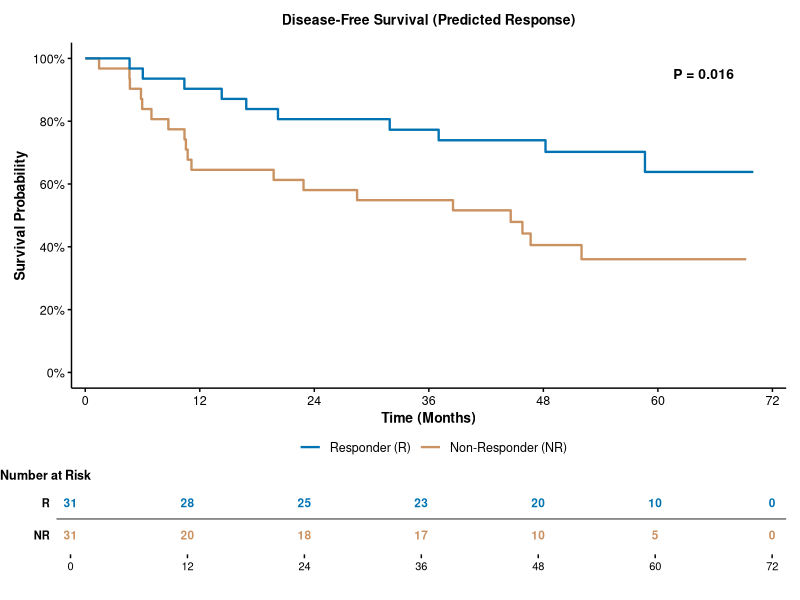
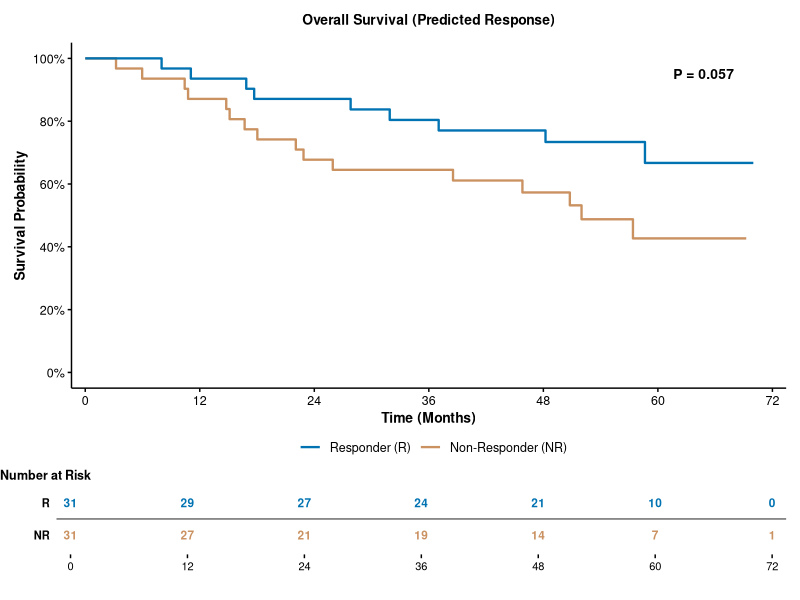
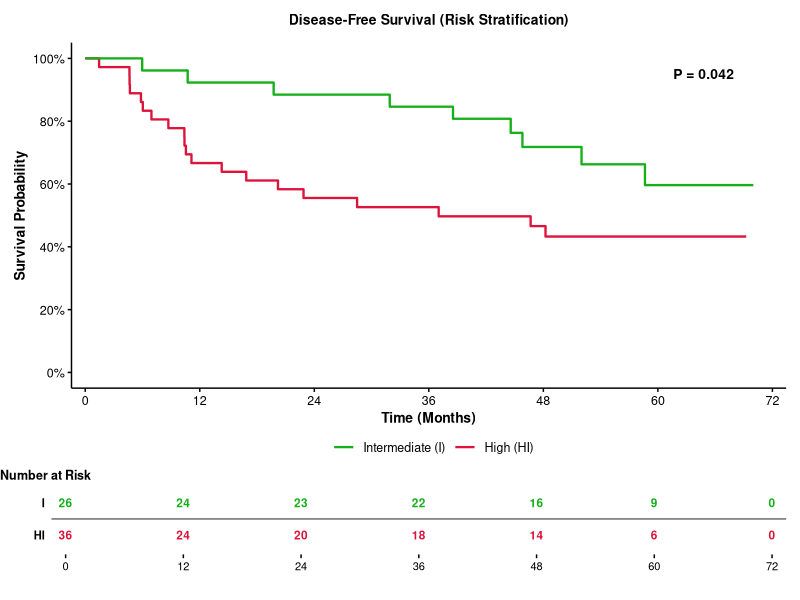
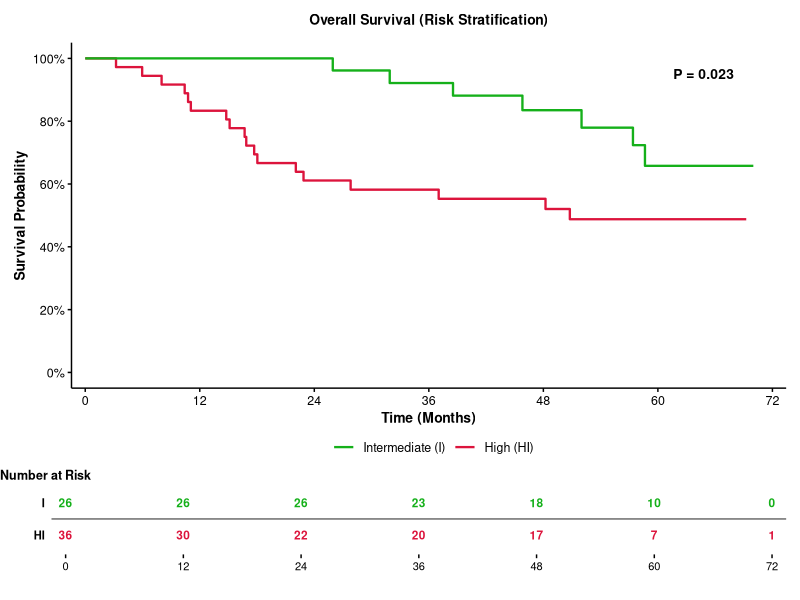
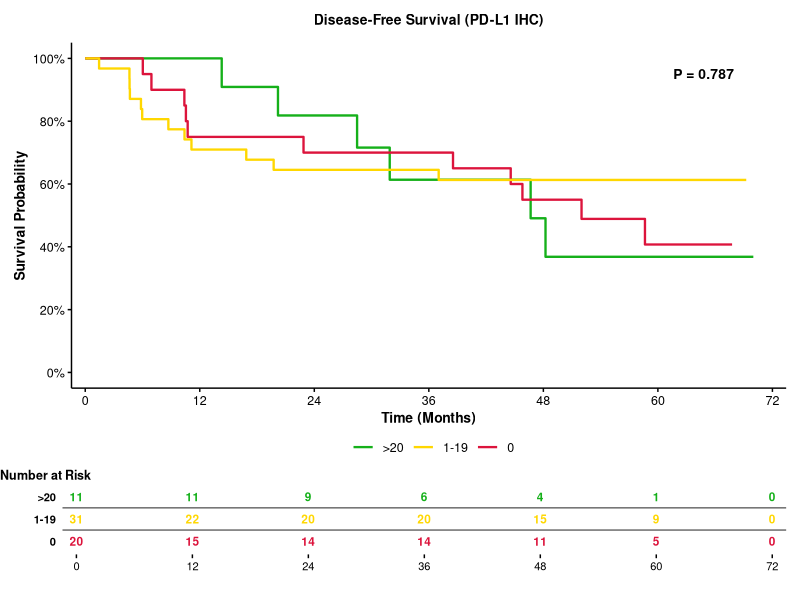
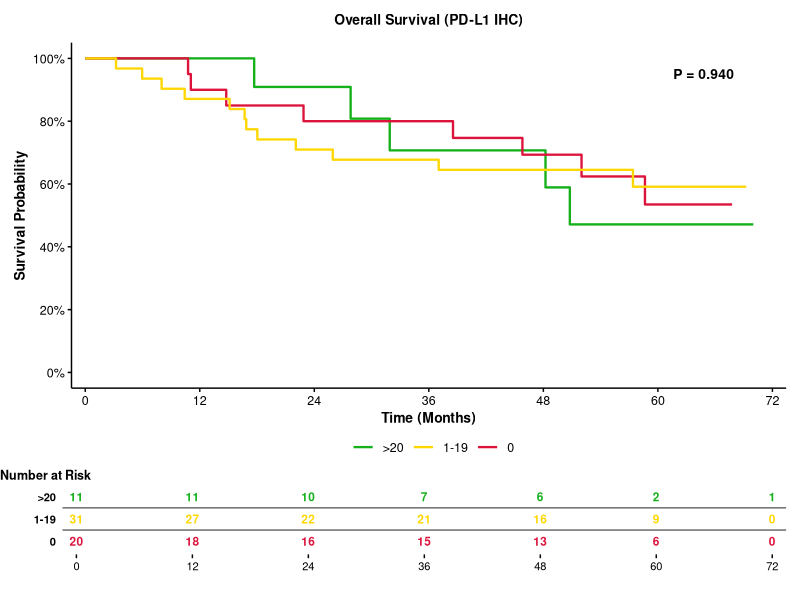
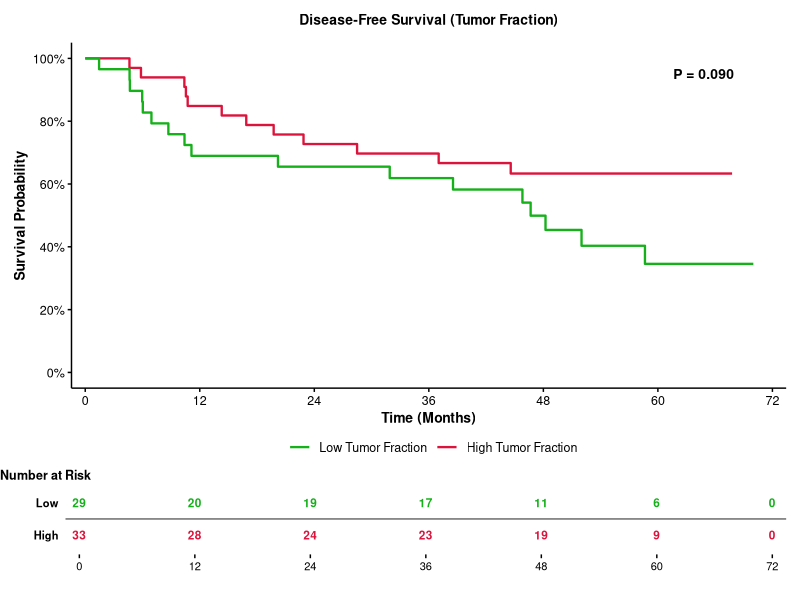
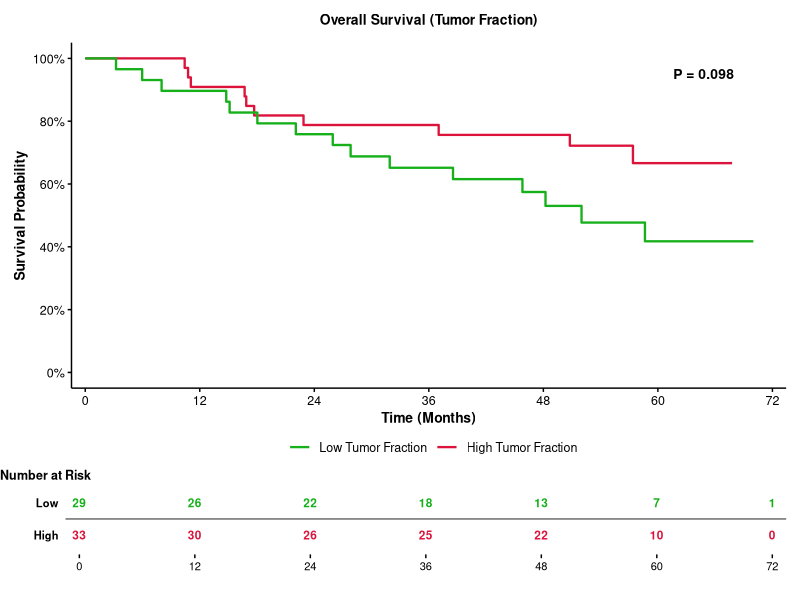

Source code (R) for these figures, in order:
library(dplyr)
library(survival)
library(ggplot2)
library(gridExtra)
library(scales)
library(grid)

setwd('/Users/ravibandaru/Downloads')
d <- read.csv("./SURVIVAL_DATA.csv")

df_patient <- data.frame(
  response = ifelse(d$REPINST_Predictions == "Responder", 1, 2),
  ihc = ifelse(d$PDL1.IHC == ">20", 1,
               ifelse(d$PDL1.IHC == "1-19", 2, 3)),
  tf = ifelse(d$Tumor.Fraction == "Low Tumor Fraction", 1, 2),
  stratification= factor(ifelse(d$Stratification == "Intermediate", 1, 2), labels = c("Intermediate", "High")),
  event_dfs_new = as.integer(ifelse(d$E_Relapse, 1, 0)),
  time_dfs_new = as.numeric(d$Relapse.Months..Adjuvant.),
  event_os_new = as.integer(ifelse(d$E_Survival, 1, 0)),
  time_os_new = as.numeric(d$Survival.Months..Adjuvant.),
  event_dfs_old = as.integer(ifelse(d$OLD.E_Relapse, 1, 0)),
  time_dfs_old = as.numeric(d$OLD.Relapse.Months..Adjuvant.),
  event_os_old = as.integer(ifelse(d$OLD.E_Survival, 1, 0)),
  time_os_old = as.numeric(d$OLD.Survival.Months..Adjuvant.)
)

predictor_settings <- list(
  response = list(
    legend = c("Responder (R)", "Non-Responder (NR)"),
    risk_labels = c("R", "NR"),
    palette = c("#0173B2", "#CA9161"),
    title_dfs = "Disease-Free Survival (Predicted Response)",
    title_os = "Overall Survival (Predicted Response)",
    filename = "Response"
  ),
  stratification = list(
    legend = c("Intermediate (I)", "High (HI)"),
    risk_labels = c("I", "HI"),
    palette = c("#15B01A", "#DC143C"),
    title_dfs = "Disease-Free Survival (Risk Stratification)",
    title_os = "Overall Survival (Risk Stratification)",
    filename = "Stratification"
  ),
  ihc = list(
    legend = c(">20", "1-19", "0"),
    risk_labels = c(">20", "1-19", "0"),
    palette = c("#15B01A", "#FFD700", "#DC143C"),
    title_dfs = "Disease-Free Survival (PD-L1 IHC)",
    title_os = "Overall Survival (PD-L1 IHC)",
    filename = "PDL1_IHC"
  ),
  tf = list(
    legend = c("Low Tumor Fraction", "High Tumor Fraction"),
    risk_labels = c("Low", "High"),
    palette = c("#15B01A", "#DC143C"),
    title_dfs = "Disease-Free Survival (Tumor Fraction)",
    title_os = "Overall Survival (Tumor Fraction)",
    filename = "Tumor_Fraction"
  )
)

create_km_plot <- function(surv_obj, group, colors, labels, risk_labels, title, max_time, time_points) {
  km_fit <- survfit(surv_obj ~ group)
  
  surv_data <- data.frame(
    time = km_fit$time,
    surv = km_fit$surv,
    group = rep(names(km_fit$strata), km_fit$strata)
  )
  
  surv_data$group <- gsub("group=", "", surv_data$group)
  
  unique_groups <- unique(surv_data$group)
  start_points <- data.frame(
    time = rep(0, length(unique_groups)),
    surv = rep(1, length(unique_groups)),
    group = unique_groups
  )
  
  surv_data <- rbind(start_points, surv_data)
  surv_data <- surv_data[order(surv_data$group, surv_data$time), ]
  
  surv_data <- surv_data[surv_data$time <= max_time, ]
  
  pval <- survdiff(surv_obj ~ group)$pvalue
  pval_text <- if (pval < 0.001) {
    "P < 0.001"
  } else if (pval < 0.01) {
    paste("P =", sprintf("%.3f", pval))
  } else {
    paste("P =", sprintf("%.3f", pval))
  }
  
  group_levels <- levels(group)
  names(colors) <- group_levels
  
  p_main <- ggplot(surv_data, aes(x = time, y = surv, color = group)) +
    geom_step(linewidth = 0.8) +
    scale_color_manual(values = colors, labels = labels, breaks = group_levels) +
    scale_y_continuous(limits = c(0, 1), labels = percent_format(), 
                       breaks = seq(0, 1, 0.2)) +
    scale_x_continuous(limits = c(0, max_time), expand = c(0.02, 0),
                       breaks = time_points, labels = as.character(time_points)) +
    labs(
      title = title,
      x = "Time (Months)",
      y = "Survival Probability",
      color = ""
    ) +
    theme_classic() +
    theme(
      plot.title = element_text(hjust = 0.5, size = 10, face = "bold", margin = margin(b = 10)),
      axis.title.x = element_text(size = 10, face = "bold"),
      axis.title.y = element_text(size = 10, face = "bold"),
      axis.text = element_text(size = 9, color = "black"),
      legend.text = element_text(size = 9),
      legend.position = "bottom",
      legend.margin = margin(t = -5),
      axis.line = element_line(color = "black", linewidth = 0.5),
      axis.ticks = element_line(color = "black", linewidth = 0.5),
      plot.margin = margin(t = 10, r = 10, b = 5, l = 10)
    ) +
    guides(color = guide_legend(override.aes = list(size = 1.5)))
  
  p_main <- p_main + 
    annotate("rect", xmin = max_time * 0.75, xmax = max_time * 1.05,
             ymin = 0.9, ymax = 1, fill = "white", color = "black", linewidth = 0.5) +
    annotate("text", x = max_time * 0.9, y = 0.95, 
             label = pval_text, size = 3.5, fontface = "bold")
  
  
  risk_table_data <- NULL
  
  for (i in 1:length(levels(group))) {
    group_name <- levels(group)[i]
    group_indices <- which(group == group_name)
    
    if (length(group_indices) > 0) {
      group_surv <- Surv(surv_obj[group_indices, 1], surv_obj[group_indices, 2])
      group_fit <- survfit(group_surv ~ 1)
      
      n_risk <- summary(group_fit, times = time_points, extend = TRUE)$n.risk
      
      risk_df <- data.frame(
        time = time_points,
        n_risk = n_risk,
        group = group_name,
        risk_label = risk_labels[i],
        group_num = i,
        stringsAsFactors = FALSE
      )
      
      risk_table_data <- rbind(risk_table_data, risk_df)
    }
  }
  
  risk_colors <- colors
  names(risk_colors) <- levels(group)
  
  p_risk <- ggplot(risk_table_data, aes(x = time, y = reorder(risk_label, -group_num))) +
    geom_text(aes(label = n_risk, color = group), size = 3, fontface = "bold") +
    scale_color_manual(values = risk_colors) +
    scale_x_continuous(limits = c(0, max_time), expand = c(0.02, 0),
                       breaks = time_points, labels = as.character(time_points)) +
    labs(x = "", y = "") +
    theme_classic() +
    theme(
      legend.position = "none",
      axis.text.x = element_text(size = 8, color = "black", angle = 0),
      axis.text.y = element_text(size = 8, color = "black", face = "bold"),
      axis.line.x = element_blank(),
      axis.line.y = element_blank(),
      axis.ticks.x = element_line(color = "black", linewidth = 0.5),
      axis.ticks.y = element_blank(),
      plot.margin = margin(t = 0, r = 10, b = 5, l = 10),
      panel.background = element_rect(fill = "white", color = NA)
    ) +
    geom_hline(yintercept = seq(1.5, length(risk_labels) - 0.5, 1), 
               color = "black", linewidth = 0.3)
  
  risk_label <- textGrob("Number at Risk", x = 0, hjust = 0, 
                         gp = gpar(fontsize = 9, fontface = "bold"))
  
  combined_plot <- grid.arrange(
    p_main, 
    risk_label,
    p_risk, 
    ncol = 1, 
    heights = c(4, 0.15, 1)
  )
  
  return(combined_plot)
}

dfs_surv <- Surv(df_patient$time_dfs_new, df_patient$event_dfs_new)
os_surv <- Surv(df_patient$time_os_new, df_patient$event_os_new)

for (pred in names(predictor_settings)) {
  setting <- predictor_settings[[pred]]
  group <- factor(df_patient[[pred]], labels = setting$legend)
  
  pdf(paste0("KM_DFS_", setting$filename, "_NEW.pdf"), width = 4.5, height = 4.5)
  p1 <- create_km_plot(dfs_surv, group, setting$palette, setting$legend, setting$risk_labels, 
                       setting$title_dfs, max_time = 72, time_points = c(0, 12, 24, 36, 48, 60, 72))
  dev.off()
  
  pdf(paste0("KM_OS_", setting$filename, "_NEW.pdf"), width = 4.5, height = 4.5)
  p2 <- create_km_plot(os_surv, group, setting$palette, setting$legend, setting$risk_labels, 
                       setting$title_os, max_time = 72, time_points = c(0, 12, 24, 36, 48, 60, 72))
  dev.off()
}

dfs_surv <- Surv(df_patient$time_dfs_old, df_patient$event_dfs_old)
os_surv <- Surv(df_patient$time_os_old, df_patient$event_os_old)

for (pred in names(predictor_settings)) {
  setting <- predictor_settings[[pred]]
  group <- factor(df_patient[[pred]], labels = setting$legend)
  
  pdf(paste0("KM_DFS_", setting$filename, "_OLD.pdf"), width = 4.5, height = 4.5)
  p1 <- create_km_plot(dfs_surv, group, setting$palette, setting$legend, setting$risk_labels, 
                       setting$title_dfs, max_time = 60, time_points = c(0, 12, 24, 36, 48, 60))
  dev.off()
  
  pdf(paste0("KM_OS_", setting$filename, "_OLD.pdf"), width = 4.5, height = 4.5)
  p2 <- create_km_plot(os_surv, group, setting$palette, setting$legend, setting$risk_labels, 
                       setting$title_os, max_time = 60, time_points = c(0, 12, 24, 36, 48, 60))
  dev.off()
}